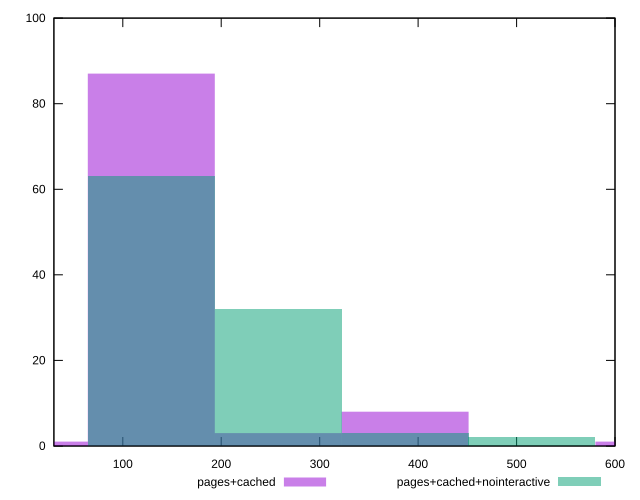

Here is the gnuplot script that generated this plot:
reset

$pagesCached <<EOF
644.5186802043595 1
128.9037360408719 87
0 1
386.71120812261574 8
257.8074720817438 3
EOF

$pagesCachedNointeractive <<EOF
128.9037360408719 63
257.8074720817438 32
386.71120812261574 3
515.6149441634876 2
EOF

set key outside below
set boxwidth 128.9037360408719
set xrange [30:600]
set yrange [0:100]
set trange [0:100]
set style fill transparent solid 0.5 noborder
set terminal svg size 640, 500 enhanced background rgb 'white'
set output "report_00007_2020-12-11T15:55:29.892Z/uses-http2/comparison/histogram/2_vs_3.svg"

plot $pagesCached title "pages+cached" with boxes, \
     $pagesCachedNointeractive title "pages+cached+nointeractive" with boxes

reset
